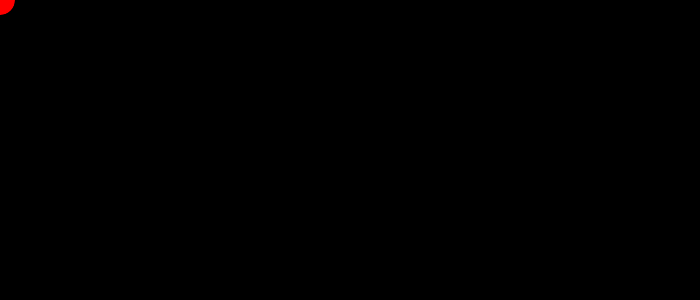
Frame 1 (no input)
Frame 60 (the mouse pressed at the canvas centre just before this capture): identical to frame 1, image omitted
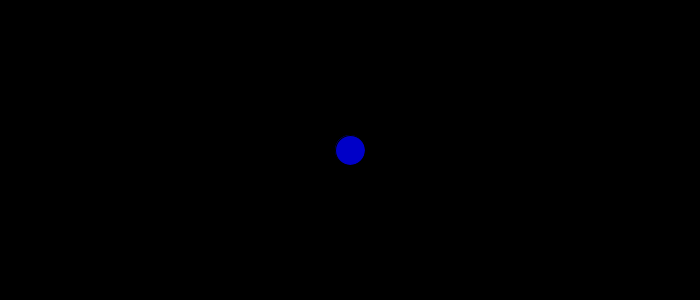
Frame 120 (the mouse held since frame 60 and released just before this capture)

The Processing sketch that drew these frames (run headless with seeded random() and noise(); from frame 60 on, the mouse is pressed at the canvas centre):

// Processing sketch: processing_150523
// ── processing_150523.pde

void setup(){
    size(700,300);
}
void draw(){
    background(0);
    fill(0,0,200);
    if(mouseX<100){
       fill(255,0,0);
    }
    if(mouseX>600){
       fill(255,0,0);
   }
    ellipse(mouseX,mouseY,30,30);
}
